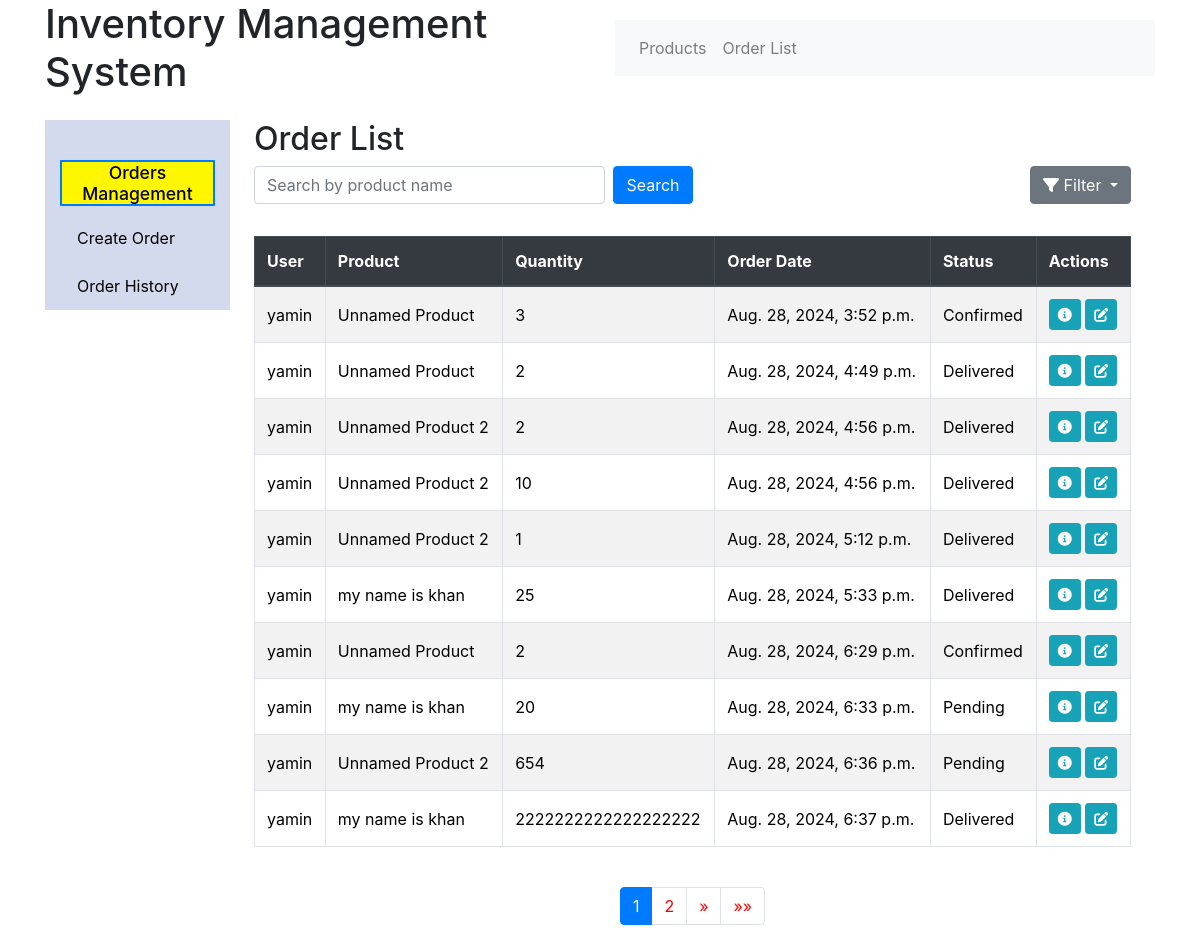
/inventory/orders/, run on the app's committed database.
### inventory_app/models.py (models this page shows, shortened)
class Order(models.Model):
    STATUS_CHOICES = [
        ('pending', 'Pending'),
        ('confirmed', 'Confirmed'),
        ('shipped', 'Shipped'),
        ('delivered', 'Delivered'),
        ('canceled', 'Canceled'),
    ]
    user = models.ForeignKey(User, on_delete=models.CASCADE, default=1)
    product = models.ForeignKey(Product, on_delete=models.CASCADE)
    customer = models.CharField(max_length=255, blank=True, null=True)  # Add this line
    quantity = models.IntegerField()
    order_date = models.DateTimeField(auto_now_add=True)
    status = models.CharField(max_length=10, choices=STATUS_CHOICES, default='pending')
    last_status_change = models.DateTimeField(auto_now=True)

class Product(models.Model):
    name = models.CharField(max_length=100, default='Unnamed Product')
    category = models.ForeignKey(Category, on_delete=models.CASCADE)
    supplier = models.ForeignKey(Supplier, on_delete=models.CASCADE)
    price = models.DecimalField(max_digits=10, decimal_places=2, default=0.00)
    stock_quantity = models.IntegerField(default=0)
    image = models.ImageField(upload_to='product_images/', blank=True, null=True)  # Image field added

### inventory_app/views.py (the view, shortened to what this page needs)
# urls.py: path('orders/', views.order_list, name='order_list'),
def order_list(request):
    search_query = request.GET.get('search', '')
    start_date = request.GET.get('start_date', '')
    end_date = request.GET.get('end_date', '')
    orders = Order.objects.all()
    if start_date:
        orders = orders.filter(order_date__gte=start_date)
    if end_date:
        orders = orders.filter(order_date__lte=end_date)
    orders = orders.order_by('order_date')  # Sort by order_date in ascending order
    paginator = Paginator(orders, 10)  # Show 10 orders per page
    page_number = request.GET.get('page')
    page_obj = paginator.get_page(page_number)
    context = {
        'orders': page_obj,
        'page_obj': page_obj,
        'search_query': search_query,
        'start_date': start_date,
        'end_date': end_date,
    }
    return render(request, 'inventory_app/order_list.html', context)

### templates/inventory_app/order_list.html (shortened to what this page needs)
{% extends 'base.html' %}
{% load static %}
{% block style %}
<link rel="stylesheet" href="{% static 'css/product-list.css' %}">
{% endblock %}
{% block content %}
<div class="container-fluid">
    <div class="row">
        <nav id="sidebar" class="col-md-3 col-lg-2 d-md-block sidebar">
            <div class="position-sticky">
                <h5 class="text-center mt-4">Orders Management</h5>
                <ul class="nav flex-column">
                    <li class="nav-item">
                        <a class="nav-link" href="{% url 'product_list' %}">Create Order</a>
                    </li>
                    <li class="nav-item">
                        <a class="nav-link" href="{% url 'order_history' %}">Order History
                        </a>
                    </li>
                </ul>
            </div>
        </nav>
        <main role="main" class="col-md-9 ms-sm-auto col-lg-10 px-4">
            <h2>Order List</h2>
            <div class="d-flex justify-content-between mb-3">
                <form method="get" class="d-flex w-50">
                    <input type="text" name="search" value="{{ search_query }}" class="form-control me-2"
                        placeholder="Search by product name">
                    <button type="submit" class="btn btn-primary">Search</button>
                </form>
                <div class="dropdown">
                    <button class="btn btn-secondary dropdown-toggle" type="button" id="filterDropdown"
                        data-bs-toggle="dropdown" aria-expanded="false">
                        <i class="fa fa-filter"></i> Filter
                    </button>
                </div>
            </div>
            <div class="table-responsive">
                <table class="table table-striped table-bordered">
                    <table class="table table-striped table-bordered">
                        <thead class="thead-dark">
                            <tr>
                                <th scope="col">User</th>
                                <th scope="col">Product</th>
                                <th scope="col">Quantity</th>
                                <th scope="col">Order Date</th>
                                <th scope="col">Status</th>
                                <th scope="col">Actions</th>
                            </tr>
                        </thead>
                        <tbody>
                            {% if orders %}
                            {% for order in orders %}
                            <tr>
                                <td class="align-middle">{{ order.user }}</td>
                                <td class="align-middle">{{ order.product.name }}</td>
                                <td class="align-middle">{{ order.quantity }}</td>
                                <td class="align-middle">{{ order.order_date }}</td>
                                <td class="align-middle">{{ order.get_status_display }}</td>
                                <td class="align-middle">
                                    <a href="{% url 'order_detail' order.pk %}" class="btn btn-info btn-sm">
                                        <i class="fa fa-info-circle"></i>
                                    </a>
                                    <a href="{% url 'order_update' order.pk %}" class="btn btn-info btn-sm">
                                        <i class="fa fa-edit"></i>
                                    </a>
                                </td>
                            </tr>
                            {% endfor %}
                            {% else %}
                            <tr>
                                <td colspan="6" class="text-center">No orders yet.</td>
                            </tr>
                            {% endif %}
                        </tbody>
                    </table>
            </div>
<nav aria-label="Page navigation">
    <ul class="pagination justify-content-center mt-4">
        {% for num in page_obj.paginator.page_range %}
        <li class="page-item {% if page_obj.number == num %}active{% endif %}">
            <a class="page-link" href="?page={{ num }}{% if search_query %}&search={{ search_query }}{% endif %}{% if start_date %}&start_date={{ start_date }}{% endif %}{% if end_date %}&end_date={{ end_date }}{% endif %}">{{ num }}</a>
        </li>
        {% endfor %}
        {% if page_obj.has_next %}
        <li class="page-item">
            <a class="page-link" href="?page={{ page_obj.next_page_number }}" aria-label="Next">
                <span aria-hidden="true">&raquo;</span>
            </a>
        </li>
        <li class="page-item">
            <a class="page-link" href="?page={{ page_obj.paginator.num_pages }}" aria-label="Last">
                <span aria-hidden="true">&raquo;&raquo;</span>
            </a>
        </li>
        {% endif %}
    </ul>
</nav>
        </main>
    </div>
</div>
{% endblock %}

### static/css/product-list.css (style rules this page uses)
body { font-family: "Segoe UI", Tahoma, Geneva, Verdana, sans-serif; background-color: #f5f5f5; }
.container-fluid { padding: 0; }
.sidebar { background-color: #d3daed; height: 100%; padding-top: 1rem; }
.sidebar h5 { background-color: #fff700; color: #000000; border: 2px solid transparent; font-size: 1.1rem; border-color: #007bff; border-radius: 1px; }
.sidebar .nav-link { color: #000000; padding: 10px 15px; font-size: 1rem; border: 2px solid transparent; }
.btn-primary { background-color: #007bff; border-color: #007bff; }
.btn-secondary { background-color: #6c757d; border-color: #6c757d; }
.pagination .page-item .page-link { color: #ff0000; }
.pagination .page-item.active .page-link { background-color: #007bff; border-color: #007bff; }

### data on the page
Order: user "yamin", product.name "Unnamed Product", quantity "3", order_date "Aug. 28, 2024, 3:52 p.m.", status "Confirmed"
Order: user "yamin", product.name "Unnamed Product", quantity "2", order_date "Aug. 28, 2024, 4:49 p.m.", status "Delivered"
Order: user "yamin", product.name "Unnamed Product 2", quantity "2", order_date "Aug. 28, 2024, 4:56 p.m.", status "Delivered"
Order: user "yamin", product.name "Unnamed Product 2", quantity "10", order_date "Aug. 28, 2024, 4:56 p.m.", status "Delivered"
Order: user "yamin", product.name "Unnamed Product 2", quantity "1", order_date "Aug. 28, 2024, 5:12 p.m.", status "Delivered"
Order: user "yamin", product.name "my name is khan", quantity "25", order_date "Aug. 28, 2024, 5:33 p.m.", status "Delivered"
Order: user "yamin", product.name "Unnamed Product", quantity "2", order_date "Aug. 28, 2024, 6:29 p.m.", status "Confirmed"
Order: user "yamin", product.name "my name is khan", quantity "20", order_date "Aug. 28, 2024, 6:33 p.m.", status "Pending"
Order: user "yamin", product.name "Unnamed Product 2", quantity "654", order_date "Aug. 28, 2024, 6:36 p.m.", status "Pending"
Order: user "yamin", product.name "my name is khan", quantity "2222222222222222222", order_date "Aug. 28, 2024, 6:37 p.m.", status "Delivered"

### other printed values
{{ num }} "1" "2"
